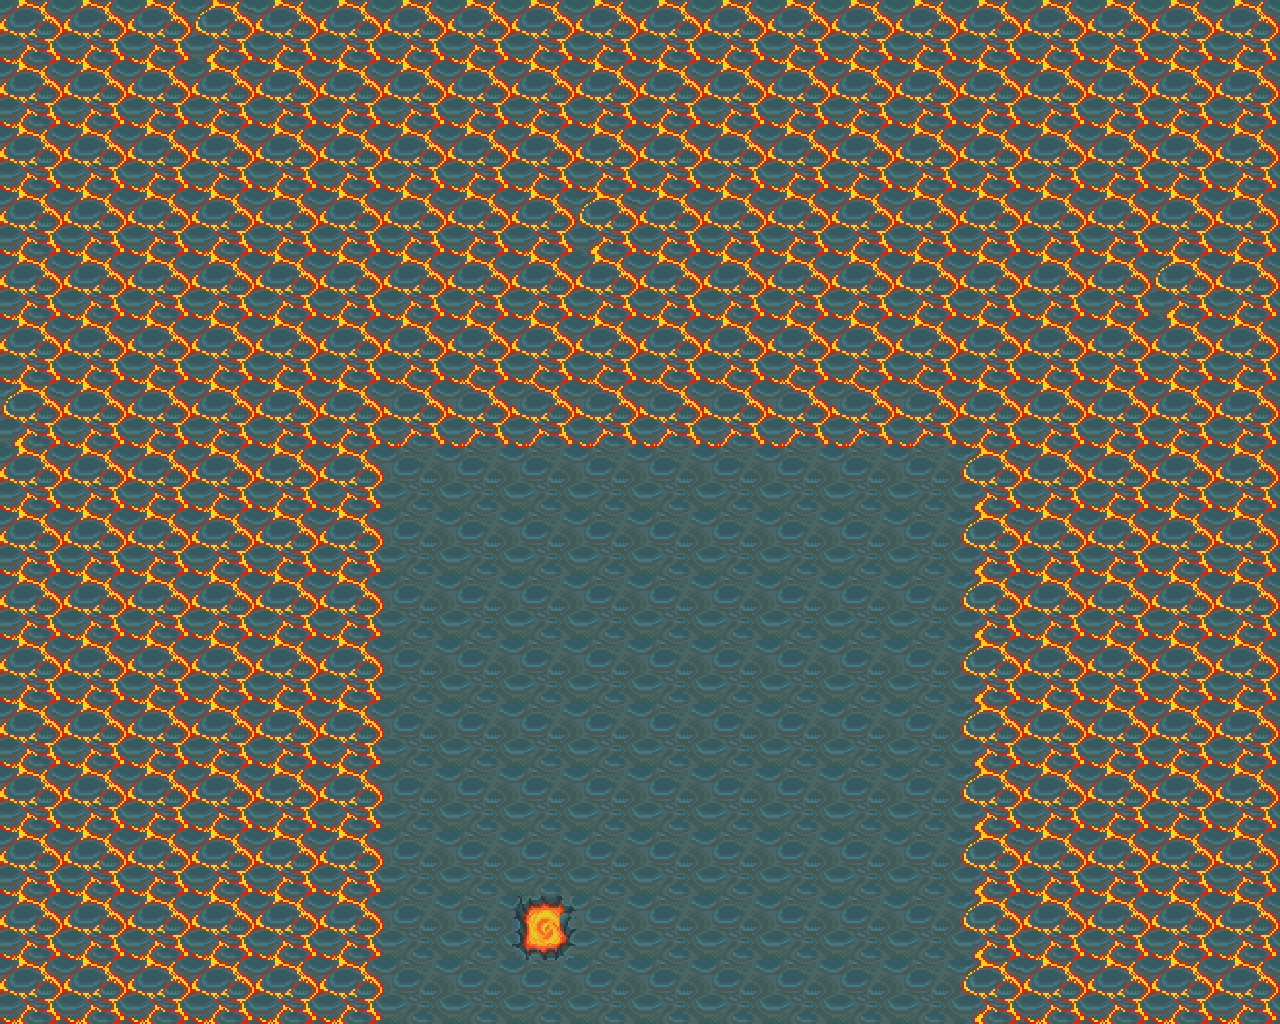

A 2D game scene composited from a Tiled map and its tileset images. What follows is a short description and the map's XML, with each tile layer's data collapsed to a summary:
An orthogonal 20x16 tile map with 64x64 px tiles, 1 tile layer (Tile Layer 1), 3 tilesets.

<map version="1.0" orientation="orthogonal" width="20" height="16" tilewidth="64" tileheight="64">
 <tileset firstgid="1" name="sand_tile" tilewidth="64" tileheight="64">
  <image source="sand_tile.png" width="256" height="256" />
 </tileset>
 <tileset firstgid="17" name="snow_tile" tilewidth="64" tileheight="64">
  <image source="snow_tile.png" width="256" height="704" />
 </tileset>
 <tileset firstgid="61" name="vulcan_tile" tilewidth="64" tileheight="64">
  <image source="vulcan_tile.png" width="256" height="512" />
 </tileset>
 <layer name="Tile Layer 1" width="20" height="16">
  <data>[320 cells, 320 non-empty, 5 distinct tile ids]</data>
 </layer>
</map>
